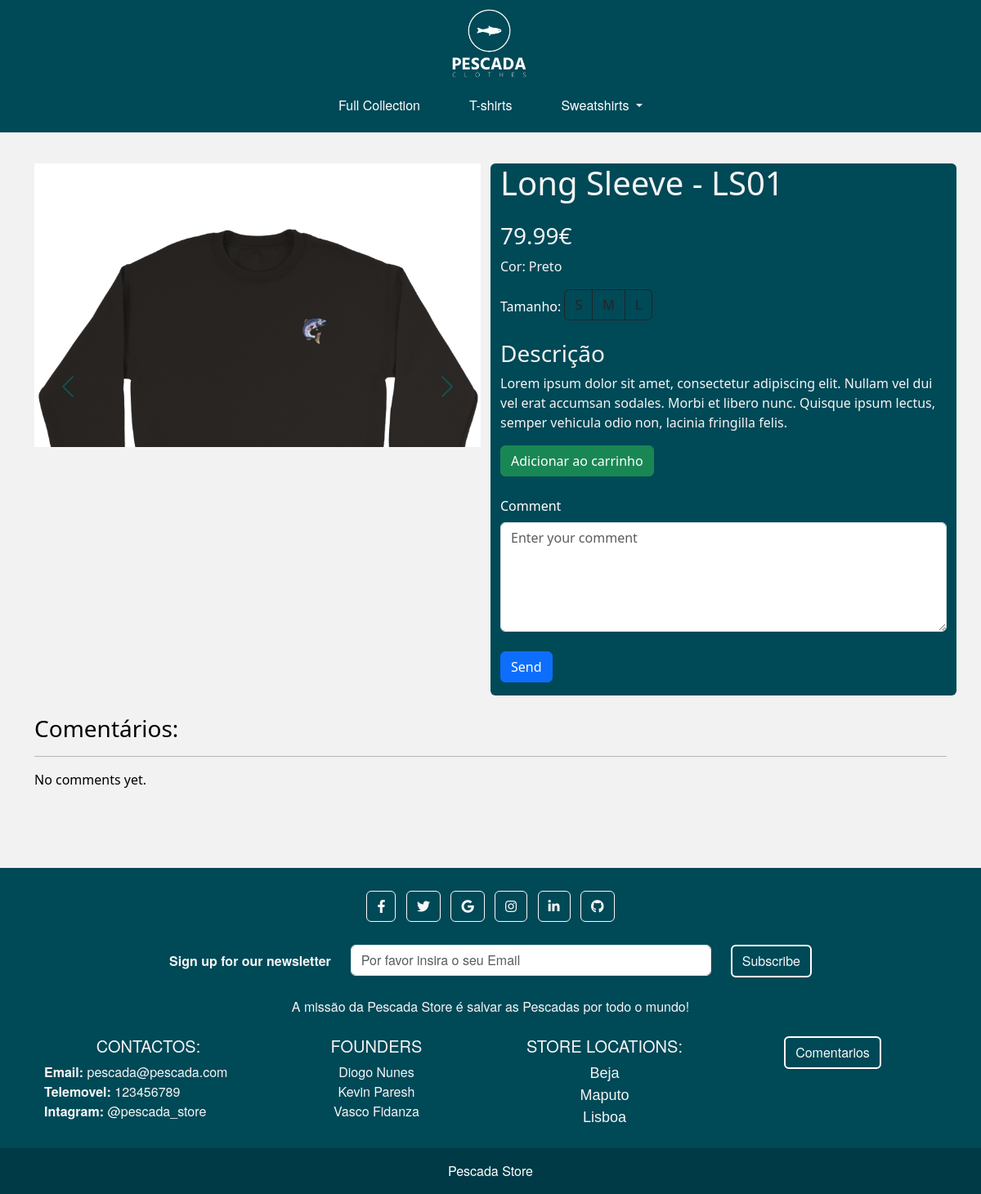
The page /18/detail/ on the database its author committed.
### store/models.py (models this page shows, shortened)
class Produto(models.Model):
    tamanho = models.CharField(max_length=1)
    cor = models.CharField(max_length=20)
    preco = models.DecimalField(max_digits=8, decimal_places=2)
    num_pontos = models.IntegerField(default=0)
    categoria = models.CharField(max_length=50)
    referencia = models.CharField(max_length=4)
    image = models.CharField(max_length=255, default="whiteLogo.png")
    stock = models.IntegerField(default=0)

### store/views.py (the view)
# urls.py: path('<int:produto_id>/detail/', views.detail_view, name='detail'),
def detail_view(request, produto_id):
    produto = get_object_or_404(Produto, pk=produto_id)
    comentarios = Comentario.objects.filter(image=produto.image).order_by('-data')
    context = {'produto': produto, 'comentarios': comentarios}
    return render(request, 'detail.html', context)

### templates/detail.html (shortened to what this page needs)
{% extends 'home.html' %}
 {% load static %}
{% block conteudo %}
    <div class="container">
      <div class="row">
        <div class="col-md-6">
            <div id="carouselExampleControls" class="carousel slide" data-bs-ride="carousel">
                <div class="carousel-inner">
                    <div class="carousel-item active">
                        <img src="{% static 'store/images/' %}{{ produto.cor }}{{ produto.referencia }}.png" class="d-block w-100" alt="{{ product }}">
                    </div>
                </div>
                <button class="carousel-control-prev" type="button" data-bs-target="#carouselExampleControls" data-bs-slide="prev">
                    <span class="carousel-control-prev-icon" aria-hidden="true"></span>
                </button>
                <button class="carousel-control-next" type="button" data-bs-target="#carouselExampleControls" data-bs-slide="next">
                    <span class="carousel-control-next-icon" aria-hidden="true"></span>
                </button>
            </div>
        </div>
        <div class="col-md-6 bg-secondary rounded " style="background-color: #004957 !important; padding-bottom: 0px !important;" >
           <h1 class="float-start" >{{ produto.categoria }} - {{ produto.referencia }}</h1>
            <br>
            <br>
            <br>
            <h3>{{ produto.preco }}€</h3>
            <p>Cor: {{ produto.cor }}</p>
            <form action="{% url 'addToCart' %}" method="post">
                <div class="form-group">
                    <label  style="color:white" for="size">Tamanho:</label>
                    <div class="btn-group" role="group" aria-label="Size">
                        <label class="btn btn-outline-dark">
                        </label>
                        <label class="btn btn-outline-dark">
                        </label>
                        <label class="btn btn-outline-dark">
                        </label>
                    </div>
                </div>
                <h3>Descrição</h3>
                <p>Lorem ipsum dolor sit amet, consectetur adipiscing elit. Nullam vel dui vel erat accumsan sodales. Morbi et libero nunc. Quisque ipsum lectus, semper vehicula odio non, lacinia fringilla felis. </p>
                <button type="submit" class=" btn btn-success">Adicionar ao carrinho</button>
            </form>
            <br>
            <form action="{% url 'comment' %}" method="post" class="mb-0">
                <div class="form-group position-relative">
                  <label style="color:white" for="comment">Comment</label>
                  <textarea class="form-control" name="comment" rows="5" placeholder="Enter your comment"></textarea>
                    <br>
                  <button type="submit" class="btn btn-primary position-relative">
                      <span class="btn-text">Send</span>
                  </button>
                </div>
            </form>
        </div>
      </div>
    <br>
      <div class="row">
          <div class="col-md-12" style="color:black">
            <h3>Comentários:</h3>
            <hr>
            {% if comentarios %}
              {% for comentario in comentarios %}
                <div class="card mb-3">
                  <div class="card-body">
                    <h5 class="card-title">{{ comentario.utilizador.user.username }}</h5>
                    <h6 class="card-subtitle mb-2 text-muted">{{ comentario.data }}</h6>
                    <p class="card-text">{{ comentario.descricao }}</p>
                  </div>
                </div>
              {% endfor %}
            {% else %}
              <p>No comments yet.</p>
            {% endif %}
          </div>
      </div>
    </div>
{% endblock %}

### store/static/store/css/style.css (style rules this page uses)
* { margin: 0; padding: 0; box-sizing: border-box; }
html body { height: 100%; margin: 0; }
body { background: cornsilk; display: flex; align-items: center; flex-direction: column; height: 100%; width: 100%; margin: 0; }
body.homescreen { background-image: url('../images/FundoHome.jpg'); background-size: cover; background-repeat: no-repeat; background-position: top center; background-attachment: scroll; display: flex; align-items: center; flex-direction: column; height: 100%; width: 100%; margin: 0; padding-top: 600px; }
.container { width: 100%; margin: 0 auto; overflow: auto; color: whitesmoke; }
.container img { max-width: 100%; max-height: 100%; }
.formulario h2, label { color: black; }
.carousel-control-prev-icon, .carousel-control-next-icon { filter: brightness(0%) saturate(100%) invert(27%) sepia(44%) saturate(2942%) hue-rotate(154deg) brightness(100%) contrast(100%); }

### rows shown on the page
Produto: cor (picture), categoria "Long Sleeve", referencia "LS01", preco "79.99", cor "Preto"
